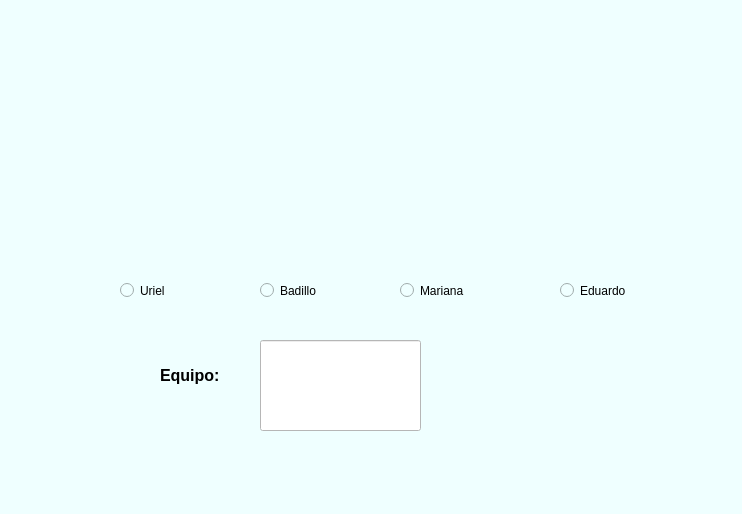
<?xml version="1.0" encoding="UTF-8"?>
<ui version="4.0">
 <class>MainWindow</class>
 <widget class="QMainWindow" name="MainWindow">
  <property name="geometry">
   <rect>
    <x>0</x>
    <y>0</y>
    <width>742</width>
    <height>514</height>
   </rect>
  </property>
  <property name="windowTitle">
   <string>MainWindow</string>
  </property>
  <property name="styleSheet">
   <string notr="true">background-color: rgb(239, 255, 255);</string>
  </property>
  <widget class="QWidget" name="centralwidget">
   <widget class="QLabel" name="label">
    <property name="geometry">
     <rect>
      <x>20</x>
      <y>0</y>
      <width>181</width>
      <height>121</height>
     </rect>
    </property>
    <property name="text">
     <string/>
    </property>
    <property name="pixmap">
     <pixmap resource="../recursos.qrc">:/Logos/Imagenes/fians.png</pixmap>
    </property>
    <property name="scaledContents">
     <bool>true</bool>
    </property>
   </widget>
   <widget class="QLabel" name="label_2">
    <property name="geometry">
     <rect>
      <x>550</x>
      <y>20</y>
      <width>161</width>
      <height>111</height>
     </rect>
    </property>
    <property name="text">
     <string/>
    </property>
    <property name="pixmap">
     <pixmap resource="../recursos.qrc">:/Logos/Imagenes/uat-solo-chico.png</pixmap>
    </property>
    <property name="scaledContents">
     <bool>true</bool>
    </property>
   </widget>
   <widget class="QLabel" name="label_3">
    <property name="geometry">
     <rect>
      <x>570</x>
      <y>330</y>
      <width>131</width>
      <height>111</height>
     </rect>
    </property>
    <property name="text">
     <string/>
    </property>
    <property name="pixmap">
     <pixmap resource="../recursos.qrc">:/Variadas/Imagenes/LogoEquipo.jpeg</pixmap>
    </property>
    <property name="scaledContents">
     <bool>true</bool>
    </property>
   </widget>
   <widget class="QLabel" name="img_persona">
    <property name="geometry">
     <rect>
      <x>100</x>
      <y>150</y>
      <width>121</width>
      <height>121</height>
     </rect>
    </property>
    <property name="text">
     <string/>
    </property>
    <property name="pixmap">
     <pixmap resource="../recursos.qrc">:/Variadas/Imagenes/Uriel.jpg</pixmap>
    </property>
    <property name="scaledContents">
     <bool>true</bool>
    </property>
   </widget>
   <widget class="QLabel" name="label_5">
    <property name="geometry">
     <rect>
      <x>160</x>
      <y>360</y>
      <width>91</width>
      <height>31</height>
     </rect>
    </property>
    <property name="text">
     <string>&lt;html&gt;&lt;head/&gt;&lt;body&gt;&lt;p&gt;&lt;span style=&quot; font-size:12pt; font-weight:600;&quot;&gt;Equipo:&lt;/span&gt;&lt;/p&gt;&lt;/body&gt;&lt;/html&gt;</string>
    </property>
   </widget>
   <widget class="QLabel" name="img_persona2">
    <property name="geometry">
     <rect>
      <x>250</x>
      <y>150</y>
      <width>111</width>
      <height>121</height>
     </rect>
    </property>
    <property name="text">
     <string/>
    </property>
    <property name="pixmap">
     <pixmap resource="../recursos.qrc">:/Variadas/Imagenes/VIctor.jpg</pixmap>
    </property>
    <property name="scaledContents">
     <bool>true</bool>
    </property>
   </widget>
   <widget class="QLabel" name="img_persona3">
    <property name="geometry">
     <rect>
      <x>390</x>
      <y>150</y>
      <width>111</width>
      <height>121</height>
     </rect>
    </property>
    <property name="text">
     <string/>
    </property>
    <property name="pixmap">
     <pixmap resource="../recursos.qrc">:/Variadas/Imagenes/Sofia.jpg</pixmap>
    </property>
    <property name="scaledContents">
     <bool>true</bool>
    </property>
   </widget>
   <widget class="QLabel" name="img_persona4">
    <property name="geometry">
     <rect>
      <x>540</x>
      <y>150</y>
      <width>101</width>
      <height>121</height>
     </rect>
    </property>
    <property name="text">
     <string/>
    </property>
    <property name="pixmap">
     <pixmap resource="../recursos.qrc">:/Variadas/Imagenes/Eduardo.jpg</pixmap>
    </property>
    <property name="scaledContents">
     <bool>true</bool>
    </property>
   </widget>
   <widget class="QLineEdit" name="text_equipo">
    <property name="geometry">
     <rect>
      <x>260</x>
      <y>340</y>
      <width>161</width>
      <height>91</height>
     </rect>
    </property>
    <property name="styleSheet">
     <string notr="true">background-color: rgb(255, 255, 255);</string>
    </property>
   </widget>
   <widget class="QRadioButton" name="rb_uriel">
    <property name="geometry">
     <rect>
      <x>120</x>
      <y>280</y>
      <width>81</width>
      <height>21</height>
     </rect>
    </property>
    <property name="text">
     <string>Uriel</string>
    </property>
   </widget>
   <widget class="QRadioButton" name="rb_badillo">
    <property name="geometry">
     <rect>
      <x>260</x>
      <y>280</y>
      <width>91</width>
      <height>21</height>
     </rect>
    </property>
    <property name="text">
     <string>Badillo</string>
    </property>
   </widget>
   <widget class="QRadioButton" name="rb_mariana">
    <property name="geometry">
     <rect>
      <x>400</x>
      <y>280</y>
      <width>91</width>
      <height>21</height>
     </rect>
    </property>
    <property name="text">
     <string>Mariana</string>
    </property>
   </widget>
   <widget class="QRadioButton" name="rb_eduardo">
    <property name="geometry">
     <rect>
      <x>560</x>
      <y>280</y>
      <width>111</width>
      <height>21</height>
     </rect>
    </property>
    <property name="text">
     <string>Eduardo</string>
    </property>
   </widget>
  </widget>
  <widget class="QMenuBar" name="menubar">
   <property name="geometry">
    <rect>
     <x>0</x>
     <y>0</y>
     <width>742</width>
     <height>22</height>
    </rect>
   </property>
  </widget>
  <widget class="QStatusBar" name="statusbar"/>
 </widget>
 <resources>
  <include location="../recursos.qrc"/>
 </resources>
 <connections/>
</ui>
